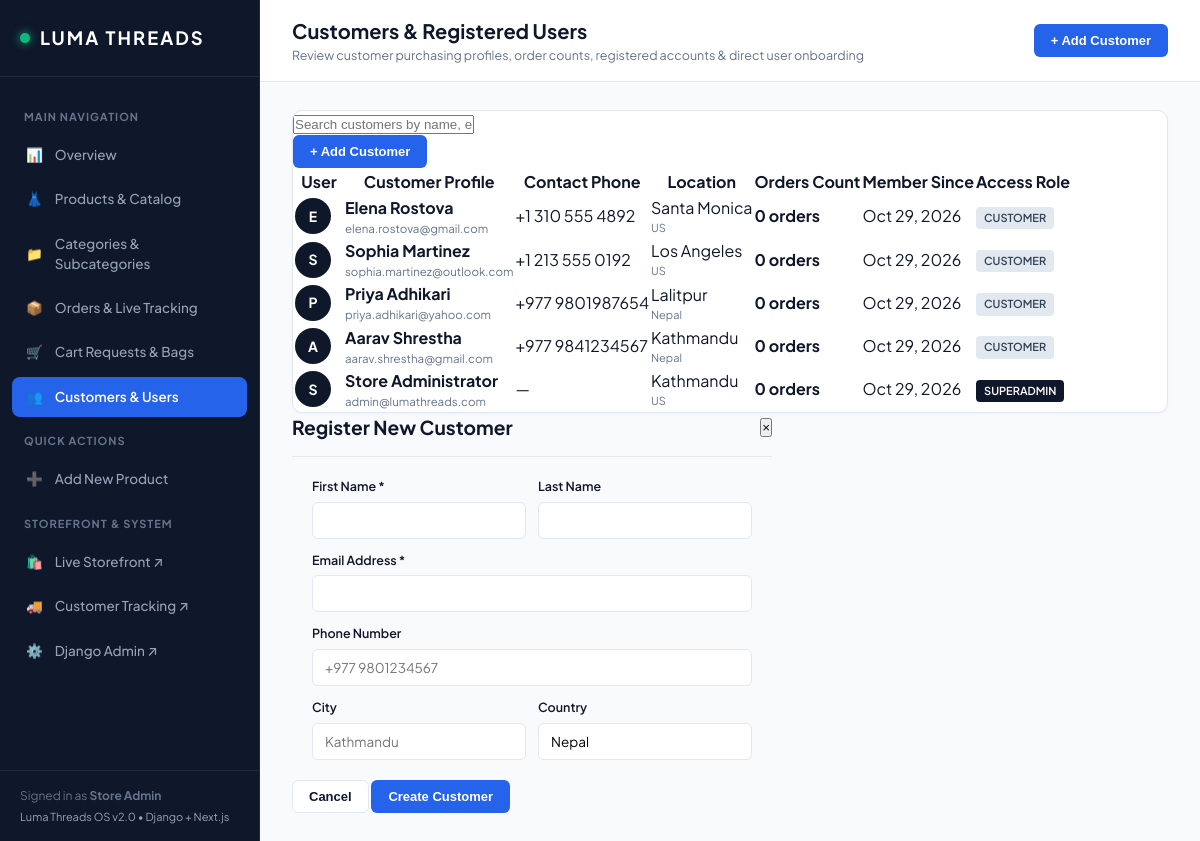
The app's page /dashboard/customers/, older data.
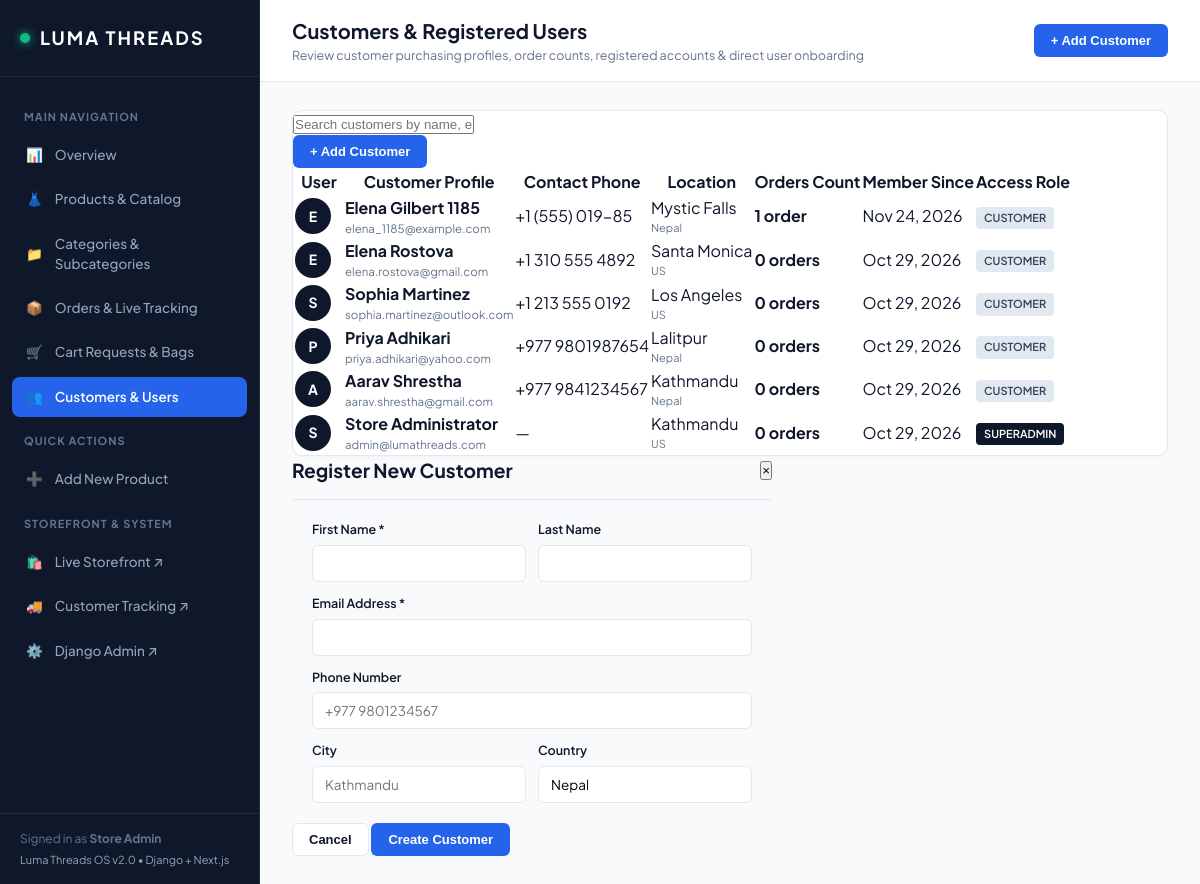
The same page, newer data.
### accounts/models.py (models this page shows, shortened)
class User(AbstractUser):
    email = models.EmailField(unique=True)
    phone = models.CharField(max_length=20, blank=True, default="")
    address = models.CharField(max_length=255, blank=True, default="")
    city = models.CharField(max_length=100, blank=True, default="")
    postal_code = models.CharField(max_length=20, blank=True, default="")
    country = models.CharField(max_length=100, blank=True, default="US")
    created_at = models.DateTimeField(auto_now_add=True)
    USERNAME_FIELD = "email"
    REQUIRED_FIELDS = ["username"]

### products/dashboard_views.py (the view)
# urls.py: path("dashboard/customers/", dashboard_customers_view, name="dashboard-customers"),
def dashboard_customers_view(request):
    users = User.objects.all().annotate(orders_count=Count("orders")).order_by("-date_joined")
    context = {
        "users": users,
        "active_tab": "customers",
    }
    return render(request, "dashboard/customers.html", context)

### templates/dashboard/customers.html (shortened to what the changed rows need)
{% extends "dashboard/base.html" %}
{% block page_heading %}Customers &amp; Registered Users{% endblock %}
{% block content %}
<section class="dashboard-page">
  <div class="table-card">
    <div class="table-responsive">
      <table class="data-table" id="customersDataTable">
        <thead>
          <tr>
            <th style="width: 48px;">User</th>
            <th>Customer Profile</th>
            <th>Contact Phone</th>
            <th>Location</th>
            <th>Orders Count</th>
            <th>Member Since</th>
            <th>Access Role</th>
          </tr>
        </thead>
        <tbody>
          {% for u in users %}
          <tr class="customer-row" data-info="{{ u.get_full_name|lower }} {{ u.email|lower }} {{ u.city|lower }}">
            <td>
              <div class="user-avatar" style="width: 36px; height: 36px; border-radius: 50%; background: #0f172a; color: #fff; display: flex; align-items: center; justify-content: center; font-weight: 700; font-size: 14px;">
                {{ u.first_name|default:u.email|slice:":1"|upper }}
              </div>
            </td>
            <td>
              <strong>{{ u.get_full_name|default:u.username }}</strong>
              <div style="font-size: 11.5px; color: #64748b;">{{ u.email }}</div>
            </td>
            <td>{{ u.phone|default:"—" }}</td>
            <td>
              <div>{{ u.city|default:"Kathmandu" }}</div>
              <div style="font-size: 11px; color: #64748b;">{{ u.country|default:"Nepal" }}</div>
            </td>
            <td>
              <strong>{{ u.orders_count }} order{{ u.orders_count|pluralize }}</strong>
            </td>
            <td>{{ u.date_joined|date:"M d, Y" }}</td>
            <td>
              {% if u.is_superuser %}
                <span class="badge" style="background:#0f172a; color:#fff;">Superadmin</span>
              {% elif u.is_staff %}
                <span class="badge" style="background:#2563eb; color:#fff;">Staff</span>
              {% else %}
                <span class="badge" style="background:#e2e8f0; color:#334155;">Customer</span>
              {% endif %}
            </td>
          </tr>
          {% empty %}
          <tr>
            <td colspan="7" style="text-align: center; padding: 40px; color: #64748b;">No registered customers yet.</td>
          </tr>
          {% endfor %}
        </tbody>
      </table>
    </div>
  </div>
</section>
{% endblock %}

Row changes from the older to the newer data that the page shows:
added User: first_name "E", get_full_name "Elena Gilbert 1185", email "elena_1185@example.com", phone "+1 (555) 019-85", city "Mystic Falls", country "Nepal", orders_count "1", date_joined "Nov 24, 2026", is_superuser "CUSTOMER"
